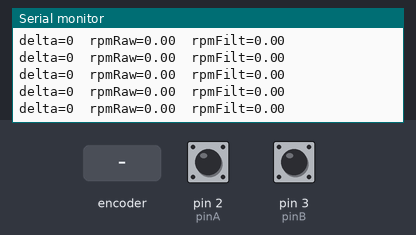
The sketch below on a simulated Arduino Uno, built with avr-gcc and run on an emulated ATmega328P. Parts: the last lines printed to the serial monitor. The inputs (shaded band) are chosen by the test bench; at power-on: pin 2 (pinA) HIGH, pin 3 (pinB) HIGH.

Above: at 1.2 s.
1.3 s: rotary encoder on pin 2 (pinA) / pin 3 (pinB) turned 1 step (first pin leading)
At 1.31 s:
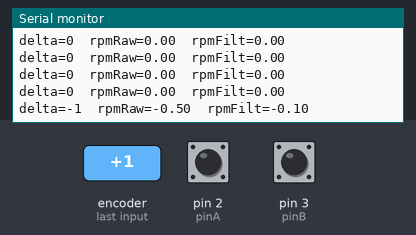
3.0 s: rotary encoder on pin 2 (pinA) / pin 3 (pinB) turned 1 step (first pin leading)
At 3.01 s:
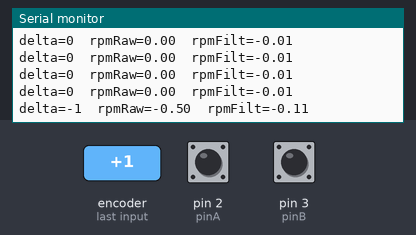
Timing chart, 0 to 6.0 s (numbered marks = the images above; inputs shaded):
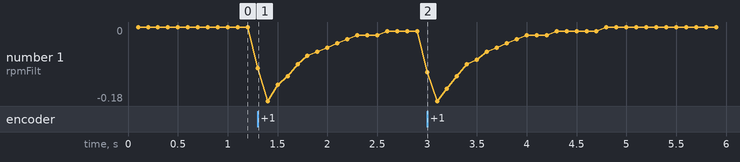

Measured:
- after the input at 1.3 s, the serial monitor: prints a new line at once (image 1)
- after the input at 3.0 s, the serial monitor: prints a new line at once (image 2)
- plotted number 1: 0 → -0.01 after the input at 1.3 s

The sketch:

Encoder_Test.ino
```cpp
volatile long encoderCount = 0;

const int pinA = 2;
const int pinB = 3;

unsigned long lastTimeMs = 0;
long lastCount = 0;

const float dt = 0.1f;          // 100 ms sample
const int sampleMs = 100;


const float CPR = 1200.0f;      // PPR=600 -> CPR=1200

float rpmFilt = 0.0f;
const float alpha = 0.80f;      //higher == smoother

void setup() {
  Serial.begin(115200);

  pinMode(pinA, INPUT_PULLUP);
  pinMode(pinB, INPUT_PULLUP);

  attachInterrupt(digitalPinToInterrupt(pinA), handleEncoderA, CHANGE);
  lastTimeMs = millis();
}

void loop() {
  unsigned long now = millis();
  if (now - lastTimeMs >= (unsigned long)sampleMs) {

    long currentCount;
    noInterrupts();
    currentCount = encoderCount;
    interrupts();

    long delta = currentCount - lastCount;

    float cps = delta / dt;                 // counts per second
    float rps = cps / CPR;                  // revolutions per second
    float rpmRaw = rps * 60.0f;

    rpmFilt = alpha * rpmFilt + (1.0f - alpha) * rpmRaw;

    Serial.print("delta=");
    Serial.print(delta);
    Serial.print("  rpmRaw=");
    Serial.print(rpmRaw, 2);
    Serial.print("  rpmFilt=");
    Serial.println(rpmFilt, 2);

    lastCount = currentCount;
    lastTimeMs += sampleMs; // better timing than lastTimeMs = now
  }
}

void handleEncoderA() {
  bool A = digitalRead(pinA);
  bool B = digitalRead(pinB);

  // Direction decode
  if (A == B) encoderCount++;
  else        encoderCount--;
}
```
